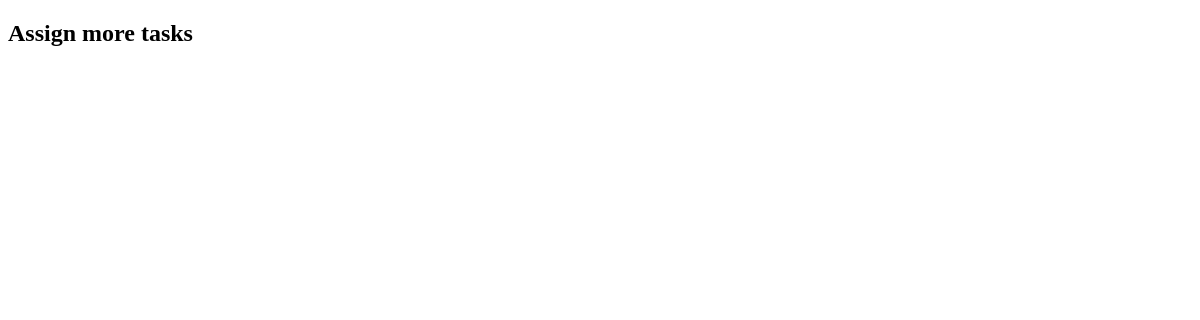
Before: /superuser/task_show_suser/ with the older database file.
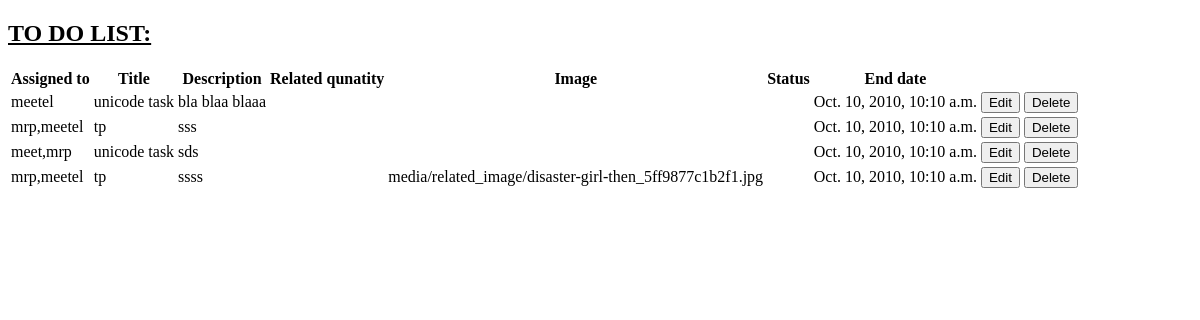
After: the same page with the newer database file.
### to_do_list/models.py (models this page shows)
class to_do_list_models(models.Model):
    assign_to = models.ManyToManyField(user, through='list_member')
    task_title = models.CharField(max_length=100)
    description = models.TextField()
    related_image = models.ImageField(upload_to='media/related_image/', blank=True)
    end_date = models.DateTimeField()
    def assigned_to(self):
        return ','.join([str(p) for p in self.assign_to.all()])

class user(AbstractUser):
    gender_choices = (('M', 'male'), ('F', 'female'))
    Moblie_number = models.CharField(max_length=10)
    gender = models.CharField(max_length=1, choices=gender_choices)
    profile_picture = models.ImageField(upload_to='media/profile_images/', blank=True)

### to_do_list/views.py (the view)
# urls.py: path('superuser/task_show_suser/',views.task_show_suser, name='task_show_suser'),
def task_show_suser(request):
    data = to_do_list_models.objects.all()
    return render(request, 'task_show_suser.html', {'data': data})

### to_do_list/templates/task_show_suser.html (shortened to what this page needs)
<!DOCTYPE html>
<html lang="en">
<head>
</head>
<body>
    {% if data %}
    <U>
        <h2>TO DO LIST:</h2>
    </U>
    <table>
        <thead>
            <th>Assigned to</th>
            <th>Title</th>
            <th>Description</th>
            <th>Related qunatity</th>
            <th>Image</th>
            <th>Status</th>
            <th>End date</th>
            <th></th>
            <th></th>
        </thead>
        {% for d in data %}
        <tbody>
            <td>{{d.assigned_to}}</td>
            <td>{{d.task_title}}</td>
            <td>{{d.description}}</td>
            <td>{{d.related_quantity}}</td>
            <td>{{d.related_image}}</td>
            <td>{{d.task_status}}</td>
            <td>{{d.end_date}}</td>
            <td>
                <form action="{% url 'edit' d.id %}">
                    <button type="submit">Edit</button>
                </form>
            </td>
            <td>
                <form action="{% url 'delete' d.id %}" method="post"> {% csrf_token %}
                    <button type="submit">Delete</button>
                </form>
            </td>
        </tbody>
        {% endfor %}
    {% else %}
        <h2>Assign more tasks</h2>
    {% endif %}
</body>
</html>

Changed rows visible on the page:
added to_do_list_models: assigned_to "meetel", task_title "unicode task", description "bla blaa blaaa", end_date "Oct. 10, 2010, 10:10 a.m."
added to_do_list_models: assigned_to "mrp,meetel", task_title "tp", description "sss", end_date "Oct. 10, 2010, 10:10 a.m."
added to_do_list_models: assigned_to "meet,mrp", task_title "unicode task", description "sds", end_date "Oct. 10, 2010, 10:10 a.m."
added to_do_list_models: assigned_to "mrp,meetel", task_title "tp", description "ssss", related_image "media/related_image/disaster-girl-then_5ff9877c1b2f1.jpg", end_date "Oct. 10, 2010, 10:10 a.m."
Other visible differences:
text no longer shown: "Assign more tasks"
text now shown: "TO DO LIST: Assigned to Title Description Related qunatity Image Status End date"
